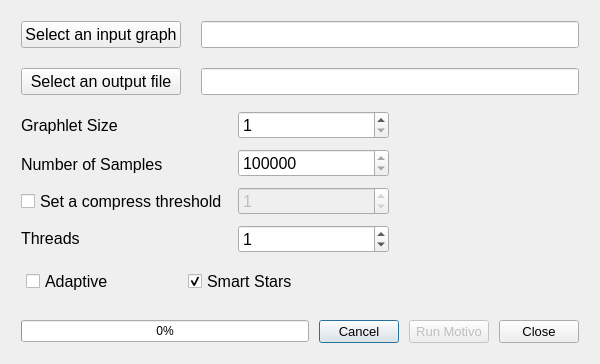
<?xml version="1.0" encoding="UTF-8"?>
<ui version="4.0">
 <class>basicDialog</class>
 <widget class="QDialog" name="basicDialog">
  <property name="geometry">
   <rect>
    <x>0</x>
    <y>0</y>
    <width>600</width>
    <height>348</height>
   </rect>
  </property>
  <property name="windowTitle">
   <string>Dialog</string>
  </property>
  <layout class="QVBoxLayout" name="verticalLayout_5">
   <item>
    <layout class="QHBoxLayout" name="horizontalLayout" stretch="0,1">
     <property name="spacing">
      <number>20</number>
     </property>
     <property name="leftMargin">
      <number>10</number>
     </property>
     <property name="topMargin">
      <number>10</number>
     </property>
     <property name="rightMargin">
      <number>10</number>
     </property>
     <item>
      <layout class="QVBoxLayout" name="verticalLayout">
       <item>
        <widget class="QPushButton" name="selectInputFileButton">
         <property name="sizePolicy">
          <sizepolicy hsizetype="Minimum" vsizetype="Fixed">
           <horstretch>0</horstretch>
           <verstretch>0</verstretch>
          </sizepolicy>
         </property>
         <property name="font">
          <font>
           <pointsize>12</pointsize>
          </font>
         </property>
         <property name="text">
          <string>Select an input graph</string>
         </property>
         <property name="autoDefault">
          <bool>false</bool>
         </property>
         <property name="default">
          <bool>false</bool>
         </property>
         <property name="flat">
          <bool>false</bool>
         </property>
        </widget>
       </item>
       <item>
        <widget class="QPushButton" name="selectOutputFileButton">
         <property name="font">
          <font>
           <pointsize>12</pointsize>
          </font>
         </property>
         <property name="text">
          <string>Select an output file</string>
         </property>
         <property name="autoDefault">
          <bool>false</bool>
         </property>
        </widget>
       </item>
      </layout>
     </item>
     <item>
      <layout class="QVBoxLayout" name="verticalLayout_2">
       <item>
        <widget class="QLineEdit" name="inputFileLineEdit">
         <property name="font">
          <font>
           <pointsize>12</pointsize>
          </font>
         </property>
         <property name="toolTip">
          <string/>
         </property>
         <property name="text">
          <string/>
         </property>
        </widget>
       </item>
       <item>
        <widget class="QLineEdit" name="outputFileLineEdit">
         <property name="font">
          <font>
           <pointsize>12</pointsize>
          </font>
         </property>
         <property name="toolTip">
          <string/>
         </property>
         <property name="text">
          <string/>
         </property>
        </widget>
       </item>
      </layout>
     </item>
    </layout>
   </item>
   <item>
    <layout class="QHBoxLayout" name="horizontalLayout_2">
     <property name="spacing">
      <number>10</number>
     </property>
     <property name="leftMargin">
      <number>10</number>
     </property>
     <property name="topMargin">
      <number>10</number>
     </property>
     <property name="rightMargin">
      <number>200</number>
     </property>
     <item>
      <layout class="QVBoxLayout" name="verticalLayout_4">
       <item>
        <widget class="QLabel" name="label">
         <property name="font">
          <font>
           <pointsize>12</pointsize>
          </font>
         </property>
         <property name="toolTip">
          <string>The Size of the Graphlet</string>
         </property>
         <property name="toolTipDuration">
          <number>-1</number>
         </property>
         <property name="text">
          <string>Graphlet Size</string>
         </property>
        </widget>
       </item>
       <item>
        <widget class="QLabel" name="label_3">
         <property name="font">
          <font>
           <pointsize>12</pointsize>
          </font>
         </property>
         <property name="text">
          <string>Number of Samples</string>
         </property>
        </widget>
       </item>
       <item>
        <widget class="QCheckBox" name="compressThresholdCheckBox">
         <property name="font">
          <font>
           <pointsize>12</pointsize>
          </font>
         </property>
         <property name="text">
          <string>Set a compress threshold</string>
         </property>
        </widget>
       </item>
       <item>
        <widget class="QLabel" name="label_5">
         <property name="font">
          <font>
           <pointsize>12</pointsize>
          </font>
         </property>
         <property name="toolTip">
          <string>Set to 0 to use the number of logical processors</string>
         </property>
         <property name="text">
          <string>Threads</string>
         </property>
        </widget>
       </item>
      </layout>
     </item>
     <item>
      <layout class="QVBoxLayout" name="verticalLayout_3">
       <item>
        <widget class="QSpinBox" name="graphletSizeSpinBox">
         <property name="font">
          <font>
           <pointsize>12</pointsize>
          </font>
         </property>
         <property name="focusPolicy">
          <enum>Qt::WheelFocus</enum>
         </property>
         <property name="suffix">
          <string/>
         </property>
         <property name="prefix">
          <string/>
         </property>
         <property name="minimum">
          <number>1</number>
         </property>
         <property name="stepType">
          <enum>QAbstractSpinBox::DefaultStepType</enum>
         </property>
        </widget>
       </item>
       <item>
        <widget class="QSpinBox" name="numberOfSamplesSpinBox">
         <property name="font">
          <font>
           <pointsize>12</pointsize>
          </font>
         </property>
         <property name="suffix">
          <string/>
         </property>
         <property name="prefix">
          <string/>
         </property>
         <property name="minimum">
          <number>100000</number>
         </property>
         <property name="maximum">
          <number>1000000000</number>
         </property>
         <property name="singleStep">
          <number>1000000</number>
         </property>
         <property name="stepType">
          <enum>QAbstractSpinBox::DefaultStepType</enum>
         </property>
         <property name="value">
          <number>1000000</number>
         </property>
        </widget>
       </item>
       <item>
        <widget class="QSpinBox" name="compressThresholdSpinBox">
         <property name="enabled">
          <bool>false</bool>
         </property>
         <property name="font">
          <font>
           <pointsize>12</pointsize>
          </font>
         </property>
         <property name="suffix">
          <string/>
         </property>
         <property name="prefix">
          <string/>
         </property>
         <property name="minimum">
          <number>0</number>
         </property>
         <property name="maximum">
          <number>1000000000</number>
         </property>
         <property name="stepType">
          <enum>QAbstractSpinBox::DefaultStepType</enum>
         </property>
         <property name="value">
          <number>1</number>
         </property>
        </widget>
       </item>
       <item>
        <widget class="QSpinBox" name="threadsSpinBox">
         <property name="font">
          <font>
           <pointsize>12</pointsize>
          </font>
         </property>
         <property name="suffix">
          <string/>
         </property>
         <property name="prefix">
          <string/>
         </property>
         <property name="minimum">
          <number>0</number>
         </property>
         <property name="maximum">
          <number>128</number>
         </property>
         <property name="stepType">
          <enum>QAbstractSpinBox::DefaultStepType</enum>
         </property>
         <property name="value">
          <number>1</number>
         </property>
        </widget>
       </item>
      </layout>
     </item>
    </layout>
   </item>
   <item>
    <layout class="QHBoxLayout" name="horizontalLayout_9">
     <property name="spacing">
      <number>10</number>
     </property>
     <property name="leftMargin">
      <number>15</number>
     </property>
     <property name="topMargin">
      <number>10</number>
     </property>
     <property name="rightMargin">
      <number>250</number>
     </property>
     <item>
      <widget class="QCheckBox" name="adaptiveCheckBox">
       <property name="sizePolicy">
        <sizepolicy hsizetype="Expanding" vsizetype="Expanding">
         <horstretch>0</horstretch>
         <verstretch>0</verstretch>
        </sizepolicy>
       </property>
       <property name="minimumSize">
        <size>
         <width>0</width>
         <height>0</height>
        </size>
       </property>
       <property name="baseSize">
        <size>
         <width>0</width>
         <height>0</height>
        </size>
       </property>
       <property name="font">
        <font>
         <pointsize>12</pointsize>
        </font>
       </property>
       <property name="layoutDirection">
        <enum>Qt::LeftToRight</enum>
       </property>
       <property name="text">
        <string>Adaptive</string>
       </property>
       <property name="iconSize">
        <size>
         <width>32</width>
         <height>32</height>
        </size>
       </property>
       <property name="checked">
        <bool>false</bool>
       </property>
      </widget>
     </item>
     <item>
      <widget class="QCheckBox" name="computeStarsCheckBox">
       <property name="sizePolicy">
        <sizepolicy hsizetype="Expanding" vsizetype="Expanding">
         <horstretch>0</horstretch>
         <verstretch>0</verstretch>
        </sizepolicy>
       </property>
       <property name="font">
        <font>
         <pointsize>12</pointsize>
        </font>
       </property>
       <property name="layoutDirection">
        <enum>Qt::LeftToRight</enum>
       </property>
       <property name="text">
        <string>Smart Stars</string>
       </property>
       <property name="iconSize">
        <size>
         <width>32</width>
         <height>32</height>
        </size>
       </property>
       <property name="checked">
        <bool>true</bool>
       </property>
      </widget>
     </item>
    </layout>
   </item>
   <item>
    <layout class="QHBoxLayout" name="basicRunLayout">
     <property name="spacing">
      <number>10</number>
     </property>
     <property name="sizeConstraint">
      <enum>QLayout::SetDefaultConstraint</enum>
     </property>
     <property name="leftMargin">
      <number>10</number>
     </property>
     <property name="topMargin">
      <number>20</number>
     </property>
     <property name="rightMargin">
      <number>10</number>
     </property>
     <property name="bottomMargin">
      <number>10</number>
     </property>
     <item>
      <widget class="QProgressBar" name="basicProgressBar">
       <property name="value">
        <number>0</number>
       </property>
      </widget>
     </item>
     <item>
      <widget class="QPushButton" name="cancelButton">
       <property name="sizePolicy">
        <sizepolicy hsizetype="Fixed" vsizetype="Fixed">
         <horstretch>0</horstretch>
         <verstretch>0</verstretch>
        </sizepolicy>
       </property>
       <property name="font">
        <font>
         <pointsize>10</pointsize>
        </font>
       </property>
       <property name="text">
        <string>Cancel</string>
       </property>
      </widget>
     </item>
     <item>
      <widget class="QPushButton" name="runMotivoButton">
       <property name="enabled">
        <bool>false</bool>
       </property>
       <property name="sizePolicy">
        <sizepolicy hsizetype="Fixed" vsizetype="Fixed">
         <horstretch>0</horstretch>
         <verstretch>0</verstretch>
        </sizepolicy>
       </property>
       <property name="font">
        <font>
         <pointsize>10</pointsize>
        </font>
       </property>
       <property name="layoutDirection">
        <enum>Qt::RightToLeft</enum>
       </property>
       <property name="text">
        <string>Run Motivo</string>
       </property>
       <property name="autoDefault">
        <bool>false</bool>
       </property>
       <property name="default">
        <bool>false</bool>
       </property>
       <property name="flat">
        <bool>false</bool>
       </property>
      </widget>
     </item>
     <item>
      <widget class="QPushButton" name="closeButton">
       <property name="sizePolicy">
        <sizepolicy hsizetype="Fixed" vsizetype="Fixed">
         <horstretch>0</horstretch>
         <verstretch>0</verstretch>
        </sizepolicy>
       </property>
       <property name="font">
        <font>
         <pointsize>10</pointsize>
        </font>
       </property>
       <property name="text">
        <string>Close</string>
       </property>
       <property name="autoDefault">
        <bool>false</bool>
       </property>
      </widget>
     </item>
    </layout>
   </item>
  </layout>
 </widget>
 <resources/>
 <connections>
  <connection>
   <sender>closeButton</sender>
   <signal>clicked()</signal>
   <receiver>basicDialog</receiver>
   <slot>close()</slot>
   <hints>
    <hint type="sourcelabel">
     <x>459</x>
     <y>313</y>
    </hint>
    <hint type="destinationlabel">
     <x>438</x>
     <y>281</y>
    </hint>
   </hints>
  </connection>
 </connections>
</ui>
